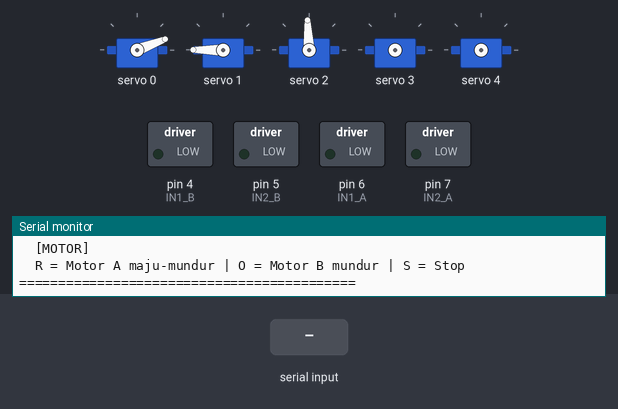
The sketch below on a simulated Arduino Uno, built with avr-gcc and run on an emulated ATmega328P. On the bench: 5 × servo, switched loads named in the sketch (green lamp = pin HIGH), the last lines printed to the serial monitor. The test bench sets the inputs (shaded band).

Above: at 2.3 s.
2.4 s: "R\n" received over Serial
At 3.2 s:
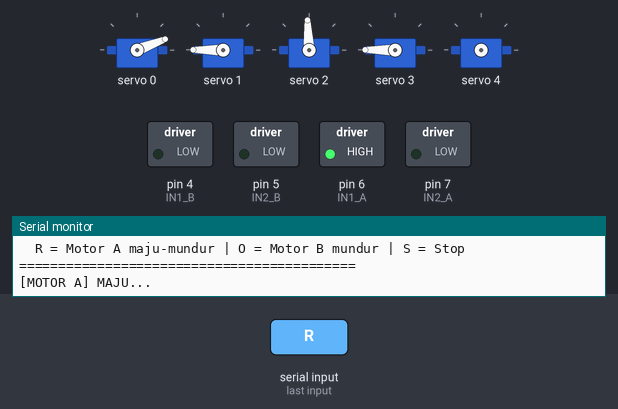
5.4 s: "O\n" received over Serial
At 6.0 s:
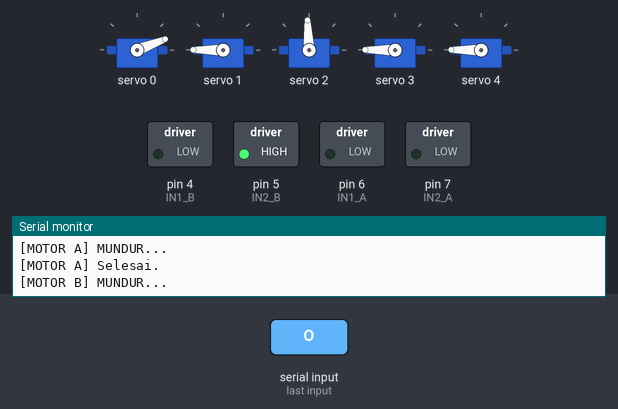
6.9 s: "5\n" received over Serial
At 8.1 s:
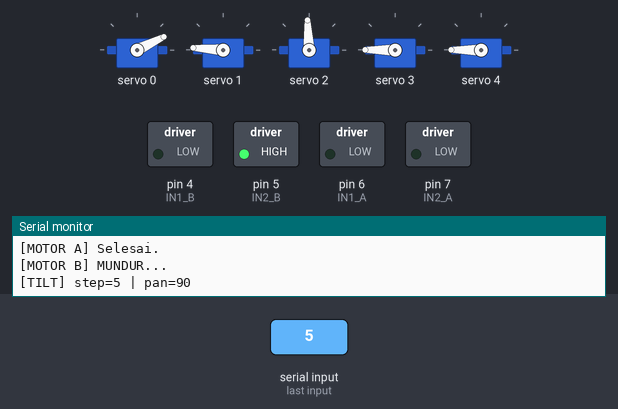
8.4 s: "pan ,45\n" received over Serial
At 9.6 s:
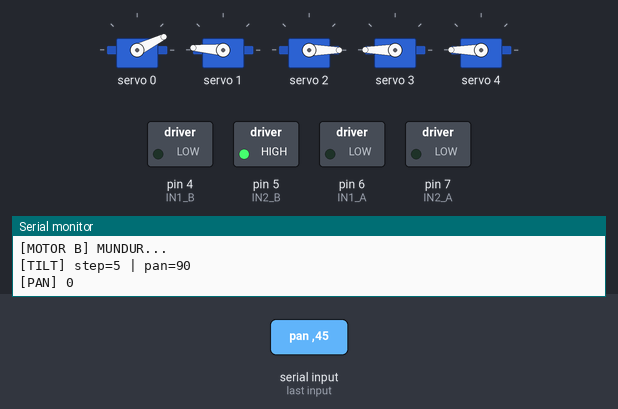
9.9 s: "0\n" received over Serial
At 10.6 s:
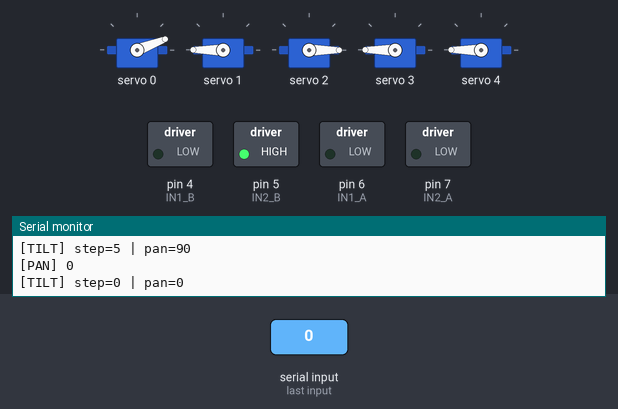
11.4 s: "r\n" received over Serial
At 13.2 s:
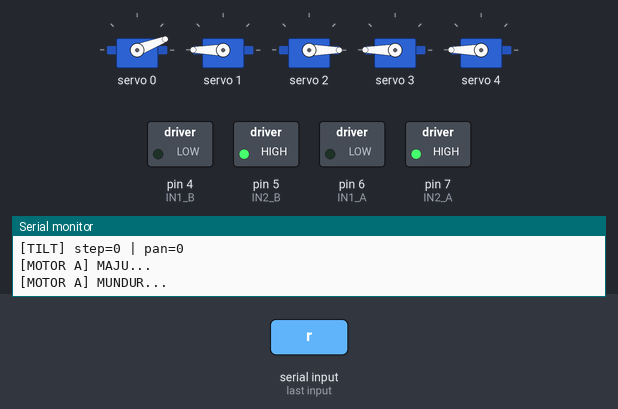
Timing chart, 0 to 14.9 s (numbered marks = the images above; inputs shaded):
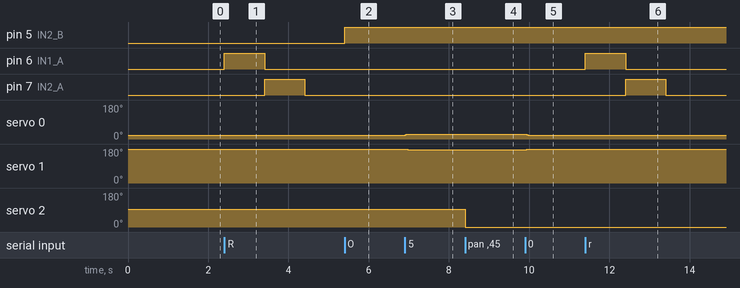

Measured:
- after the input at 2.4 s, pin 6 (IN1_A): LOW → HIGH at once, → LOW 1.0 s later; pin 7 (IN2_A): LOW → HIGH after 1.0 s, → LOW 1.0 s later
- after the input at 5.4 s, pin 5 (IN2_B): LOW → HIGH at once
- after the input at 6.9 s, servo 0: 21° → 26° at once; servo 1: 180° → 176° at once
- after the input at 8.4 s, servo 2: 93° → 0° at once
- after the input at 9.9 s, servo 0: 26° → 21° at once; servo 1: 176° → 180° at once
- after the input at 11.4 s, pin 6 (IN1_A): LOW → HIGH at once, → LOW 1.0 s later; pin 7 (IN2_A): LOW → HIGH after 1.0 s, → LOW 1.0 s later

The sketch:

MekanikServo-PanTilt.ino
```cpp
#include <Wire.h>
#include <Adafruit_PWMServoDriver.h>

Adafruit_PWMServoDriver pca = Adafruit_PWMServoDriver(0x40);

#define SERVO_FREQ  50

// Tilt (CH0 & CH1)
#define TILT_MIN    150
#define TILT_MAX    526
const int CH0_START = 3,   CH0_END = 43;
const int CH1_START = 165, CH1_END = 125;

// Pan (CH2)
#define PAN_CH      2
#define PAN_MIN     102
#define PAN_MAX     512
#define PAN_INIT    90

float pos0      = CH0_START;
float pos1      = CH1_START;
int   panPos    = PAN_INIT;
int   stepDelay = 15;

// ── Tracker posisi step ──────────────────────────────
int   tiltStep  = 0;    // 0–40
int   panStep   = PAN_INIT; // 0–180

// ── Motor ────────────────────────────────────────────
#define PWM_FREQ  1000
#define PWM_MAX   4095
#define CH_A      3
#define IN1_A     6
#define IN2_A     7
#define CH_B      4
#define IN1_B     4
#define IN2_B     5

// ══════════════════════════════════════════════════════
//  SERVO FUNGSI
// ══════════════════════════════════════════════════════
uint16_t tiltToPulse(int angle) {
  return map(constrain(angle, 0, 180), 0, 180, TILT_MIN, TILT_MAX);
}
uint16_t panToPulse(int angle) {
  return map(constrain(angle, 0, 180), 0, 180, PAN_MIN, PAN_MAX);
}
void setTilt(uint8_t ch, float angle) {
  pca.setPWM(ch, 0, tiltToPulse((int)angle));
}
void setPan(int angle) {
  panStep = constrain(angle, 0, 180);
  pca.setPWM(PAN_CH, 0, panToPulse(panStep));
  panPos = panStep;
}
void moveTo(float target0, float target1) {
  float from0 = pos0, from1 = pos1;
  int steps = max(abs(target0 - from0), abs(target1 - from1));
  if (steps == 0) return;
  for (int i = 1; i <= steps; i++) {
    float ratio = (float)i / steps;
    setTilt(0, from0 + ratio * (target0 - from0));
    setTilt(1, from1 + ratio * (target1 - from1));
    delay(stepDelay);
  }
  pos0 = target0;
  pos1 = target1;
}

// ── Gerak step tilt ───────────────────────────────────
void doTilt(int cmd) {
  tiltStep = constrain(cmd, 0, 40);
  float t0 = map(tiltStep, 0, 40, CH0_START, CH0_END);
  float t1 = map(tiltStep, 0, 40, CH1_START, CH1_END);
  moveTo(t0, t1);
  Serial.print("[TILT] step="); Serial.print(tiltStep);
  Serial.print(" | pan="); Serial.println(panPos);
}

// ══════════════════════════════════════════════════════
//  MOTOR FUNGSI
// ══════════════════════════════════════════════════════
void motorA_Maju(int speed)   { digitalWrite(IN1_A,HIGH); digitalWrite(IN2_A,LOW);  pca.setPWM(CH_A,0,map(speed,0,100,0,PWM_MAX)); }
void motorA_Mundur(int speed) { digitalWrite(IN1_A,LOW);  digitalWrite(IN2_A,HIGH); pca.setPWM(CH_A,0,map(speed,0,100,0,PWM_MAX)); }
void motorA_Stop()            { digitalWrite(IN1_A,LOW);  digitalWrite(IN2_A,LOW);  pca.setPWM(CH_A,0,0); }
void motorB_Mundur(int speed) { digitalWrite(IN1_B,LOW);  digitalWrite(IN2_B,HIGH); pca.setPWM(CH_B,0,map(speed,0,100,0,PWM_MAX)); }
void motorB_Stop()            { digitalWrite(IN1_B,LOW);  digitalWrite(IN2_B,LOW);  pca.setPWM(CH_B,0,0); }
void stopSemua()              { motorA_Stop(); motorB_Stop(); Serial.println("[MOTOR] Stop."); }

// ══════════════════════════════════════════════════════
//  STATUS & PARSE
// ══════════════════════════════════════════════════════
void printStatus() {
  Serial.println("===========================================");
  Serial.print("  Tilt Step : "); Serial.print(tiltStep); Serial.println(" (0-40)");
  Serial.print("  CH0 angle : "); Serial.print(pos0, 1);  Serial.println("°");
  Serial.print("  CH1 angle : "); Serial.print(pos1, 1);  Serial.println("°");
  Serial.print("  Pan (CH2) : "); Serial.print(panPos);   Serial.println("°");
  Serial.print("  Speed     : "); Serial.print(stepDelay); Serial.println(" ms/step");
  Serial.println("-------------------------------------------");
  Serial.println("  [SERVO via arrow key / manual]");
  Serial.println("  UP / DOWN    = tilt naik / turun (step 1)");
  Serial.println("  LEFT / RIGHT = pan kiri / kanan (step 5°)");
  Serial.println("  0-40         = set tilt langsung");
  Serial.println("  pan <0-180>  = set pan langsung");
  Serial.println("  spd <ms>     = ubah kecepatan tilt");
  Serial.println("  [MOTOR]");
  Serial.println("  R = Motor A maju-mundur | O = Motor B mundur | S = Stop");
  Serial.println("===========================================");
}

void parseCommand(String input) {
  input.trim();
  if (input.length() == 0) return;

  if (input == "status") { printStatus(); return; }

  // ── Arrow key commands (dikirim Python) ─────────────
  if (input == "TU") { doTilt(tiltStep + 1); return; }   // Tilt Up
  if (input == "TD") { doTilt(tiltStep - 1); return; }   // Tilt Down
  if (input == "PL") { setPan(panStep - 5);  Serial.print("[PAN] "); Serial.println(panPos); return; }  // Pan Left
  if (input == "PR") { setPan(panStep + 5);  Serial.print("[PAN] "); Serial.println(panPos); return; }  // Pan Right

  // ── Motor ────────────────────────────────────────────
  if (input == "R" || input == "r") {
    Serial.println("[MOTOR A] MAJU...");
    motorA_Maju(75); delay(1000);
    Serial.println("[MOTOR A] MUNDUR...");
    motorA_Mundur(75); delay(1000);
    motorA_Stop(); Serial.println("[MOTOR A] Selesai.");
    return;
  }
  if (input == "O" || input == "o") { motorB_Mundur(75); Serial.println("[MOTOR B] MUNDUR..."); return; }
  if (input == "S" || input == "s") { stopSemua(); return; }

  // ── spd ──────────────────────────────────────────────
  if (input.startsWith("spd ")) {
    stepDelay = constrain(input.substring(4).toInt(), 1, 1000);
    Serial.print("Speed: "); Serial.print(stepDelay); Serial.println(" ms");
    return;
  }

  // ── pan <deg> ─────────────────────────────────────────
  if (input.startsWith("pan ")) {
    int deg = input.substring(4).toInt();
    if (deg >= 0 && deg <= 180) { setPan(deg); Serial.print("[PAN] "); Serial.println(panPos); }
    else Serial.println("Pan tidak valid (0-180).");
    return;
  }

  // ── tilt 0-40 ─────────────────────────────────────────
  bool isNum = true;
  for (int i = 0; i < (int)input.length(); i++) if (!isDigit(input[i])) { isNum = false; break; }
  if (isNum) {
    int cmd = input.toInt();
    if (cmd >= 0 && cmd <= 40) doTilt(cmd);
    else Serial.println("Tilt tidak valid (0-40).");
    return;
  }

  Serial.println("Perintah tidak dikenal.");
}

void setup() {
  Serial.begin(9600);
  pinMode(IN1_A,OUTPUT); pinMode(IN2_A,OUTPUT);
  pinMode(IN1_B,OUTPUT); pinMode(IN2_B,OUTPUT);

  pca.begin();
  pca.setOscillatorFrequency(27000000);
  pca.setPWMFreq(SERVO_FREQ);
  delay(100);

  setTilt(0, CH0_START);
  setTilt(1, CH1_START);
  setPan(PAN_INIT);
  delay(500);
  stopSemua();
  printStatus();
}

void loop() {
  if (Serial.available()) {
    String input = Serial.readStringUntil('\n');
    parseCommand(input);
  }
}
```
